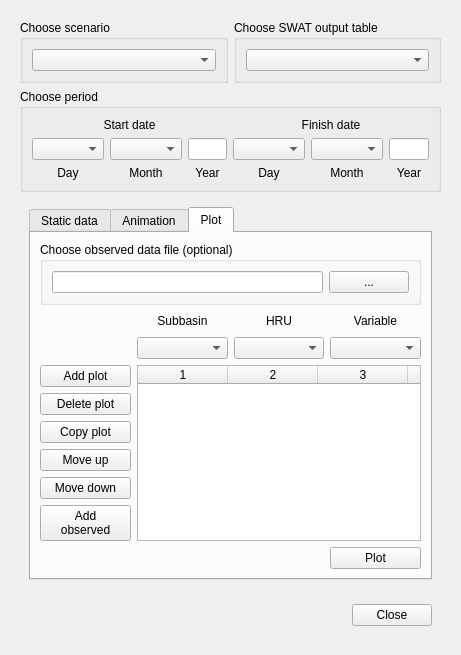
<?xml version="1.0" encoding="UTF-8"?>
<ui version="4.0">
 <class>VisualiseDialog</class>
 <widget class="QDialog" name="VisualiseDialog">
  <property name="geometry">
   <rect>
    <x>0</x>
    <y>0</y>
    <width>457</width>
    <height>634</height>
   </rect>
  </property>
  <property name="sizePolicy">
   <sizepolicy hsizetype="Preferred" vsizetype="Preferred">
    <horstretch>0</horstretch>
    <verstretch>0</verstretch>
   </sizepolicy>
  </property>
  <property name="minimumSize">
   <size>
    <width>0</width>
    <height>0</height>
   </size>
  </property>
  <property name="maximumSize">
   <size>
    <width>16777215</width>
    <height>16777215</height>
   </size>
  </property>
  <property name="windowTitle">
   <string>Visualise Results</string>
  </property>
  <property name="windowIcon">
   <iconset>
    <normaloff>:/plugins/qswat/QSWAT-Icon/QSWAT-Icon-SWAT-16.ico</normaloff>:/plugins/qswat/QSWAT-Icon/QSWAT-Icon-SWAT-16.ico</iconset>
  </property>
  <layout class="QGridLayout" name="gridLayout_3">
   <item row="0" column="0">
    <widget class="QWidget" name="widget" native="true">
     <layout class="QGridLayout" name="gridLayout_13">
      <item row="0" column="0">
       <widget class="QGroupBox" name="scenarioBox">
        <property name="title">
         <string>Choose scenario</string>
        </property>
        <layout class="QGridLayout" name="gridLayout_5">
         <item row="0" column="0">
          <widget class="QComboBox" name="scenariosCombo">
           <property name="minimumSize">
            <size>
             <width>126</width>
             <height>0</height>
            </size>
           </property>
          </widget>
         </item>
        </layout>
       </widget>
      </item>
      <item row="0" column="1">
       <widget class="QGroupBox" name="outputBox">
        <property name="title">
         <string>Choose SWAT output table</string>
        </property>
        <layout class="QGridLayout" name="gridLayout_6">
         <item row="0" column="0">
          <widget class="QComboBox" name="outputCombo">
           <property name="minimumSize">
            <size>
             <width>126</width>
             <height>0</height>
            </size>
           </property>
          </widget>
         </item>
        </layout>
       </widget>
      </item>
      <item row="2" column="0" colspan="2">
       <widget class="QWidget" name="widget_3" native="true">
        <property name="minimumSize">
         <size>
          <width>421</width>
          <height>391</height>
         </size>
        </property>
        <layout class="QGridLayout" name="gridLayout_12">
         <item row="0" column="0">
          <widget class="QTabWidget" name="tabWidget">
           <property name="sizePolicy">
            <sizepolicy hsizetype="Expanding" vsizetype="Expanding">
             <horstretch>0</horstretch>
             <verstretch>0</verstretch>
            </sizepolicy>
           </property>
           <property name="currentIndex">
            <number>2</number>
           </property>
           <widget class="QWidget" name="staticTab">
            <attribute name="title">
             <string>Static data</string>
            </attribute>
            <layout class="QGridLayout" name="gridLayout_16">
             <item row="0" column="0" colspan="2">
              <widget class="QGroupBox" name="resultsFileBox">
               <property name="sizePolicy">
                <sizepolicy hsizetype="Preferred" vsizetype="Preferred">
                 <horstretch>0</horstretch>
                 <verstretch>0</verstretch>
                </sizepolicy>
               </property>
               <property name="title">
                <string>Choose results shapefile</string>
               </property>
               <layout class="QGridLayout" name="gridLayout_8">
                <item row="0" column="0">
                 <widget class="QLineEdit" name="resultsFileEdit"/>
                </item>
                <item row="0" column="1">
                 <widget class="QPushButton" name="resultsFileButton">
                  <property name="text">
                   <string>...</string>
                  </property>
                 </widget>
                </item>
               </layout>
              </widget>
             </item>
             <item row="1" column="0" rowspan="3">
              <widget class="QGroupBox" name="variablesBox">
               <property name="title">
                <string>Choose variables</string>
               </property>
               <layout class="QGridLayout" name="gridLayout_15">
                <item row="0" column="1">
                 <widget class="QComboBox" name="variableCombo">
                  <property name="toolTip">
                   <string>Select variable to be added to list.</string>
                  </property>
                 </widget>
                </item>
                <item row="1" column="0">
                 <widget class="QPushButton" name="addButton">
                  <property name="toolTip">
                   <string>Add chosen variable to list.</string>
                  </property>
                  <property name="text">
                   <string>Add</string>
                  </property>
                 </widget>
                </item>
                <item row="1" column="1" rowspan="4">
                 <widget class="QListWidget" name="variableList">
                  <property name="font">
                   <font>
                    <family>MS Shell Dlg 2</family>
                   </font>
                  </property>
                  <property name="toolTip">
                   <string>List of variables to be included in results file.  One must be selected before you click Create.</string>
                  </property>
                  <property name="editTriggers">
                   <set>QAbstractItemView::NoEditTriggers</set>
                  </property>
                  <property name="showDropIndicator" stdset="0">
                   <bool>false</bool>
                  </property>
                 </widget>
                </item>
                <item row="2" column="0">
                 <widget class="QPushButton" name="allButton">
                  <property name="toolTip">
                   <string>Add all variables in current output table to list</string>
                  </property>
                  <property name="text">
                   <string>All</string>
                  </property>
                 </widget>
                </item>
                <item row="3" column="0">
                 <widget class="QPushButton" name="delButton">
                  <property name="toolTip">
                   <string>Delete selected variable from list.</string>
                  </property>
                  <property name="text">
                   <string>Del</string>
                  </property>
                 </widget>
                </item>
                <item row="4" column="0">
                 <widget class="QPushButton" name="clearButton">
                  <property name="toolTip">
                   <string>Remove all variables from the list.</string>
                  </property>
                  <property name="text">
                   <string>Clear</string>
                  </property>
                 </widget>
                </item>
               </layout>
              </widget>
             </item>
             <item row="1" column="1">
              <widget class="QGroupBox" name="summaryBox">
               <property name="title">
                <string>Choose summary</string>
               </property>
               <layout class="QGridLayout" name="gridLayout_14">
                <item row="0" column="0">
                 <widget class="QComboBox" name="summaryCombo">
                  <property name="minimumSize">
                   <size>
                    <width>126</width>
                    <height>0</height>
                   </size>
                  </property>
                 </widget>
                </item>
               </layout>
              </widget>
             </item>
             <item row="2" column="1">
              <spacer name="verticalSpacer">
               <property name="orientation">
                <enum>Qt::Vertical</enum>
               </property>
               <property name="sizeHint" stdset="0">
                <size>
                 <width>20</width>
                 <height>126</height>
                </size>
               </property>
              </spacer>
             </item>
             <item row="3" column="1">
              <widget class="QPushButton" name="saveButton">
               <property name="toolTip">
                <string>Write data to results shapefile and display summary values for selected variable.</string>
               </property>
               <property name="text">
                <string>Create</string>
               </property>
              </widget>
             </item>
             <item row="4" column="0" colspan="2">
              <widget class="QGroupBox" name="printGroup">
               <property name="title">
                <string>Print</string>
               </property>
               <layout class="QGridLayout" name="gridLayout_4">
                <item row="0" column="0">
                 <widget class="QRadioButton" name="landscapeButton">
                  <property name="text">
                   <string>Landscape</string>
                  </property>
                  <property name="checked">
                   <bool>true</bool>
                  </property>
                 </widget>
                </item>
                <item row="0" column="1">
                 <widget class="QRadioButton" name="portraitButton">
                  <property name="text">
                   <string>Portrait</string>
                  </property>
                 </widget>
                </item>
                <item row="0" column="2">
                 <widget class="QLabel" name="label_15">
                  <property name="toolTip">
                   <string>&lt;html&gt;&lt;head/&gt;&lt;body&gt;&lt;p&gt;The print composer can record 1, 2, 3, 4 or 6 maps, in landscape or portrait mode. If the number of maps is &lt;span style=&quot; font-style:italic;&quot;&gt;n, &lt;/span&gt;the first &lt;span style=&quot; font-style:italic;&quot;&gt;n &lt;/span&gt;maps in the Results group are used, whether visible or not. Visible maps in the Watershed group are included as background.&lt;/p&gt;&lt;/body&gt;&lt;/html&gt;</string>
                  </property>
                  <property name="text">
                   <string>Number of maps</string>
                  </property>
                 </widget>
                </item>
                <item row="0" column="3">
                 <widget class="QSpinBox" name="printCount">
                  <property name="minimum">
                   <number>1</number>
                  </property>
                  <property name="maximum">
                   <number>6</number>
                  </property>
                 </widget>
                </item>
                <item row="0" column="4">
                 <widget class="QPushButton" name="printButton">
                  <property name="toolTip">
                   <string>Create print composition.</string>
                  </property>
                  <property name="text">
                   <string>Print</string>
                  </property>
                 </widget>
                </item>
               </layout>
              </widget>
             </item>
            </layout>
           </widget>
           <widget class="QWidget" name="animationTab">
            <attribute name="title">
             <string>Animation</string>
            </attribute>
            <layout class="QGridLayout" name="gridLayout_9">
             <item row="0" column="0" colspan="8">
              <widget class="QGroupBox" name="animationSetup">
               <property name="title">
                <string>Set up animation</string>
               </property>
               <layout class="QHBoxLayout" name="horizontalLayout">
                <item>
                 <widget class="QRadioButton" name="newAnimation">
                  <property name="toolTip">
                   <string>Create new animation file</string>
                  </property>
                  <property name="text">
                   <string>New</string>
                  </property>
                  <property name="checked">
                   <bool>true</bool>
                  </property>
                 </widget>
                </item>
                <item>
                 <widget class="QRadioButton" name="currentAnimation">
                  <property name="toolTip">
                   <string>&lt;html&gt;&lt;head/&gt;&lt;body&gt;&lt;p&gt;Change sole or currently selected animation file&lt;/p&gt;&lt;/body&gt;&lt;/html&gt;</string>
                  </property>
                  <property name="text">
                   <string>Current</string>
                  </property>
                 </widget>
                </item>
                <item>
                 <widget class="QLabel" name="label_2">
                  <property name="text">
                   <string>Variable</string>
                  </property>
                 </widget>
                </item>
                <item>
                 <widget class="QComboBox" name="animationVariableCombo">
                  <property name="sizePolicy">
                   <sizepolicy hsizetype="MinimumExpanding" vsizetype="Fixed">
                    <horstretch>0</horstretch>
                    <verstretch>0</verstretch>
                   </sizepolicy>
                  </property>
                  <property name="toolTip">
                   <string>Select variable for animation</string>
                  </property>
                 </widget>
                </item>
               </layout>
              </widget>
             </item>
             <item row="1" column="2">
              <widget class="QLabel" name="calculateLabel">
               <property name="text">
                <string/>
               </property>
              </widget>
             </item>
             <item row="2" column="0" colspan="8">
              <widget class="QGroupBox" name="composeOptions">
               <property name="title">
                <string>Composer options</string>
               </property>
               <layout class="QHBoxLayout" name="horizontalLayout_3">
                <item>
                 <widget class="QRadioButton" name="composeLandscape">
                  <property name="text">
                   <string>Landscape</string>
                  </property>
                  <property name="checked">
                   <bool>true</bool>
                  </property>
                 </widget>
                </item>
                <item>
                 <widget class="QRadioButton" name="composePortrait">
                  <property name="text">
                   <string>Portrait</string>
                  </property>
                 </widget>
                </item>
                <item>
                 <widget class="QLabel" name="label_16">
                  <property name="toolTip">
                   <string>&lt;html&gt;&lt;head/&gt;&lt;body&gt;&lt;p&gt;The print composer can record 1, 2, 3, 4 or 6 maps, in landscape or portrait mode. If the number of maps is &lt;span style=&quot; font-style:italic;&quot;&gt;n, &lt;/span&gt;the first &lt;span style=&quot; font-style:italic;&quot;&gt;n &lt;/span&gt;maps in the Animations group are used, whether visible or not. Visible maps in the Watershed group are included as background.&lt;/p&gt;&lt;/body&gt;&lt;/html&gt;</string>
                  </property>
                  <property name="text">
                   <string>Number of maps</string>
                  </property>
                 </widget>
                </item>
                <item>
                 <widget class="QSpinBox" name="composeCount">
                  <property name="minimum">
                   <number>1</number>
                  </property>
                  <property name="maximum">
                   <number>6</number>
                  </property>
                 </widget>
                </item>
               </layout>
              </widget>
             </item>
             <item row="3" column="0" colspan="6">
              <spacer name="horizontalSpacer_2">
               <property name="orientation">
                <enum>Qt::Horizontal</enum>
               </property>
               <property name="sizeHint" stdset="0">
                <size>
                 <width>233</width>
                 <height>20</height>
                </size>
               </property>
              </spacer>
             </item>
             <item row="3" column="6">
              <widget class="QCommandLinkButton" name="playCommand">
               <property name="sizePolicy">
                <sizepolicy hsizetype="Fixed" vsizetype="Fixed">
                 <horstretch>0</horstretch>
                 <verstretch>0</verstretch>
                </sizepolicy>
               </property>
               <property name="minimumSize">
                <size>
                 <width>41</width>
                 <height>41</height>
                </size>
               </property>
               <property name="maximumSize">
                <size>
                 <width>41</width>
                 <height>41</height>
                </size>
               </property>
               <property name="toolTip">
                <string>Start button</string>
               </property>
               <property name="text">
                <string/>
               </property>
               <property name="icon">
                <iconset resource="resources.qrc">
                 <normaloff>:/QSWAT/play-24x24.png</normaloff>:/QSWAT/play-24x24.png</iconset>
               </property>
               <property name="iconSize">
                <size>
                 <width>24</width>
                 <height>24</height>
                </size>
               </property>
              </widget>
             </item>
             <item row="3" column="7">
              <widget class="QCommandLinkButton" name="pauseCommand">
               <property name="sizePolicy">
                <sizepolicy hsizetype="Fixed" vsizetype="Fixed">
                 <horstretch>0</horstretch>
                 <verstretch>0</verstretch>
                </sizepolicy>
               </property>
               <property name="minimumSize">
                <size>
                 <width>41</width>
                 <height>41</height>
                </size>
               </property>
               <property name="maximumSize">
                <size>
                 <width>41</width>
                 <height>41</height>
                </size>
               </property>
               <property name="toolTip">
                <string>Pause button</string>
               </property>
               <property name="text">
                <string/>
               </property>
               <property name="icon">
                <iconset resource="resources.qrc">
                 <normaloff>:/QSWAT/pause-24x24.png</normaloff>:/QSWAT/pause-24x24.png</iconset>
               </property>
               <property name="iconSize">
                <size>
                 <width>24</width>
                 <height>24</height>
                </size>
               </property>
              </widget>
             </item>
             <item row="3" column="8">
              <widget class="QCommandLinkButton" name="rewindCommand">
               <property name="sizePolicy">
                <sizepolicy hsizetype="Fixed" vsizetype="Fixed">
                 <horstretch>0</horstretch>
                 <verstretch>0</verstretch>
                </sizepolicy>
               </property>
               <property name="minimumSize">
                <size>
                 <width>41</width>
                 <height>41</height>
                </size>
               </property>
               <property name="maximumSize">
                <size>
                 <width>41</width>
                 <height>41</height>
                </size>
               </property>
               <property name="toolTip">
                <string>Rewind button</string>
               </property>
               <property name="text">
                <string/>
               </property>
               <property name="icon">
                <iconset resource="resources.qrc">
                 <normaloff>:/QSWAT/rewind-24x24.png</normaloff>:/QSWAT/rewind-24x24.png</iconset>
               </property>
               <property name="iconSize">
                <size>
                 <width>24</width>
                 <height>24</height>
                </size>
               </property>
              </widget>
             </item>
             <item row="4" column="0" colspan="9">
              <widget class="QLabel" name="dateLabel">
               <property name="text">
                <string>Date</string>
               </property>
               <property name="alignment">
                <set>Qt::AlignCenter</set>
               </property>
              </widget>
             </item>
             <item row="5" column="0" colspan="9">
              <widget class="QSlider" name="slider">
               <property name="toolTip">
                <string>Slider to control currently diplayed date and data.  
Slider may be driven automatically at set speed by clicking start button. 
Can also be controlled manually by dragging or by using left and right arrows on keyboard.</string>
               </property>
               <property name="minimum">
                <number>1</number>
               </property>
               <property name="sliderPosition">
                <number>1</number>
               </property>
               <property name="orientation">
                <enum>Qt::Horizontal</enum>
               </property>
               <property name="tickPosition">
                <enum>QSlider::TicksBelow</enum>
               </property>
              </widget>
             </item>
             <item row="6" column="7">
              <widget class="QLabel" name="label">
               <property name="text">
                <string>Speed</string>
               </property>
              </widget>
             </item>
             <item row="6" column="8">
              <widget class="QSpinBox" name="spinBox">
               <property name="toolTip">
                <string>Change speed of animation.  Larger numbers mean increased speed.</string>
               </property>
               <property name="minimum">
                <number>1</number>
               </property>
               <property name="maximum">
                <number>100</number>
               </property>
              </widget>
             </item>
             <item row="7" column="0">
              <widget class="QPushButton" name="recordButton">
               <property name="toolTip">
                <string>&lt;html&gt;&lt;head/&gt;&lt;body&gt;&lt;p&gt;When green, click to set the animation in recording mode.&lt;/p&gt;&lt;p&gt;When red, click to stop recording and create an animated GIF of the animation frames recorded since the button was last green.&lt;/p&gt;&lt;/body&gt;&lt;/html&gt;</string>
               </property>
               <property name="styleSheet">
                <string notr="true">background-color: green</string>
               </property>
               <property name="text">
                <string notr="true"/>
               </property>
              </widget>
             </item>
             <item row="7" column="1" colspan="3">
              <widget class="QLabel" name="recordLabel">
               <property name="text">
                <string>Start recording</string>
               </property>
              </widget>
             </item>
             <item row="7" column="4">
              <widget class="QPushButton" name="playButton">
               <property name="toolTip">
                <string>Play the latest animated GIF recording in the default player.
</string>
               </property>
               <property name="text">
                <string>Play</string>
               </property>
              </widget>
             </item>
             <item row="7" column="5" colspan="3">
              <widget class="QLabel" name="label_14">
               <property name="text">
                <string>Play recording</string>
               </property>
              </widget>
             </item>
             <item row="1" column="0" colspan="2">
              <widget class="QGroupBox" name="groupBox">
               <property name="sizePolicy">
                <sizepolicy hsizetype="Preferred" vsizetype="Preferred">
                 <horstretch>0</horstretch>
                 <verstretch>0</verstretch>
                </sizepolicy>
               </property>
               <property name="minimumSize">
                <size>
                 <width>200</width>
                 <height>0</height>
                </size>
               </property>
               <property name="title">
                <string>Animation mode</string>
               </property>
               <layout class="QHBoxLayout" name="horizontalLayout_2">
                <item>
                 <widget class="QRadioButton" name="canvasAnimation">
                  <property name="sizePolicy">
                   <sizepolicy hsizetype="Minimum" vsizetype="Fixed">
                    <horstretch>0</horstretch>
                    <verstretch>0</verstretch>
                   </sizepolicy>
                  </property>
                  <property name="toolTip">
                   <string>Animation will be shown in map canvas, using sole or currently selected animation file</string>
                  </property>
                  <property name="text">
                   <string>Map canvas</string>
                  </property>
                  <property name="checked">
                   <bool>true</bool>
                  </property>
                 </widget>
                </item>
                <item>
                 <widget class="QRadioButton" name="printAnimation">
                  <property name="sizePolicy">
                   <sizepolicy hsizetype="Minimum" vsizetype="Fixed">
                    <horstretch>0</horstretch>
                    <verstretch>0</verstretch>
                   </sizepolicy>
                  </property>
                  <property name="toolTip">
                   <string>Animation frames mayl be created as print composition, provided you also record the animation.</string>
                  </property>
                  <property name="text">
                   <string>Print composer</string>
                  </property>
                 </widget>
                </item>
               </layout>
              </widget>
             </item>
            </layout>
           </widget>
           <widget class="QWidget" name="tab">
            <attribute name="title">
             <string>Plot</string>
            </attribute>
            <layout class="QGridLayout" name="gridLayout_17">
             <item row="0" column="0" colspan="4">
              <widget class="QGroupBox" name="observedFileBox">
               <property name="title">
                <string>Choose observed data file (optional)</string>
               </property>
               <layout class="QGridLayout" name="gridLayout">
                <item row="0" column="0">
                 <widget class="QLineEdit" name="observedFileEdit"/>
                </item>
                <item row="0" column="1">
                 <widget class="QPushButton" name="observedFileButton">
                  <property name="text">
                   <string>...</string>
                  </property>
                 </widget>
                </item>
               </layout>
              </widget>
             </item>
             <item row="1" column="1">
              <widget class="QLabel" name="label_11">
               <property name="text">
                <string>Subbasin</string>
               </property>
               <property name="alignment">
                <set>Qt::AlignCenter</set>
               </property>
              </widget>
             </item>
             <item row="1" column="2">
              <widget class="QLabel" name="label_12">
               <property name="text">
                <string>HRU</string>
               </property>
               <property name="alignment">
                <set>Qt::AlignCenter</set>
               </property>
              </widget>
             </item>
             <item row="1" column="3">
              <widget class="QLabel" name="label_13">
               <property name="text">
                <string>Variable</string>
               </property>
               <property name="alignment">
                <set>Qt::AlignCenter</set>
               </property>
              </widget>
             </item>
             <item row="2" column="1">
              <widget class="QComboBox" name="subPlot">
               <property name="toolTip">
                <string>Select a subbasin for the currently selected plot.</string>
               </property>
              </widget>
             </item>
             <item row="2" column="2">
              <widget class="QComboBox" name="hruPlot">
               <property name="toolTip">
                <string>If the currently selected plut is for the hru table, select the HRU within the plot's subbasin.</string>
               </property>
              </widget>
             </item>
             <item row="2" column="3">
              <widget class="QComboBox" name="variablePlot">
               <property name="toolTip">
                <string>Select the current plot's variable.</string>
               </property>
              </widget>
             </item>
             <item row="3" column="0">
              <widget class="QPushButton" name="addPlot">
               <property name="toolTip">
                <string>Add a plot using the current scenario, ouput table, subbasin, HRU and variables.</string>
               </property>
               <property name="text">
                <string>Add plot</string>
               </property>
              </widget>
             </item>
             <item row="3" column="1" rowspan="6" colspan="3">
              <widget class="QTableWidget" name="tableWidget">
               <property name="horizontalScrollBarPolicy">
                <enum>Qt::ScrollBarAlwaysOff</enum>
               </property>
               <property name="editTriggers">
                <set>QAbstractItemView::NoEditTriggers</set>
               </property>
               <property name="tabKeyNavigation">
                <bool>false</bool>
               </property>
               <property name="showDropIndicator" stdset="0">
                <bool>false</bool>
               </property>
               <property name="dragDropOverwriteMode">
                <bool>false</bool>
               </property>
               <property name="cornerButtonEnabled">
                <bool>false</bool>
               </property>
               <property name="columnCount">
                <number>5</number>
               </property>
               <attribute name="horizontalHeaderDefaultSectionSize">
                <number>90</number>
               </attribute>
               <attribute name="verticalHeaderVisible">
                <bool>false</bool>
               </attribute>
               <attribute name="verticalHeaderDefaultSectionSize">
                <number>23</number>
               </attribute>
               <column/>
               <column/>
               <column/>
               <column/>
               <column/>
              </widget>
             </item>
             <item row="4" column="0">
              <widget class="QPushButton" name="deletePlot">
               <property name="toolTip">
                <string>Delete the currently selected plot.</string>
               </property>
               <property name="text">
                <string>Delete plot</string>
               </property>
              </widget>
             </item>
             <item row="5" column="0">
              <widget class="QPushButton" name="copyPlot">
               <property name="toolTip">
                <string>Copy the current selected plot.</string>
               </property>
               <property name="text">
                <string>Copy plot</string>
               </property>
              </widget>
             </item>
             <item row="6" column="0">
              <widget class="QPushButton" name="upPlot">
               <property name="toolTip">
                <string>Move the selected plot up 1 place.</string>
               </property>
               <property name="text">
                <string>Move up</string>
               </property>
              </widget>
             </item>
             <item row="7" column="0">
              <widget class="QPushButton" name="downPlot">
               <property name="toolTip">
                <string>Move the selected plot down 1 place.</string>
               </property>
               <property name="text">
                <string>Move down</string>
               </property>
              </widget>
             </item>
             <item row="8" column="0">
              <widget class="QPushButton" name="addObserved">
               <property name="toolTip">
                <string>Add a plot from the obeserved data file.</string>
               </property>
               <property name="text">
                <string>Add 
observed</string>
               </property>
              </widget>
             </item>
             <item row="9" column="3">
              <widget class="QPushButton" name="plotButton">
               <property name="toolTip">
                <string>Save the data for the plots in the table in a comma-separated values (csv)  file and open SWATGraph on the csv file.</string>
               </property>
               <property name="text">
                <string>Plot</string>
               </property>
              </widget>
             </item>
            </layout>
           </widget>
          </widget>
         </item>
        </layout>
       </widget>
      </item>
      <item row="3" column="0" colspan="2">
       <widget class="QWidget" name="widget_2" native="true">
        <layout class="QGridLayout" name="gridLayout_7">
         <item row="0" column="0">
          <spacer name="horizontalSpacer">
           <property name="orientation">
            <enum>Qt::Horizontal</enum>
           </property>
           <property name="sizeHint" stdset="0">
            <size>
             <width>321</width>
             <height>20</height>
            </size>
           </property>
          </spacer>
         </item>
         <item row="0" column="1">
          <widget class="QPushButton" name="closeButton">
           <property name="text">
            <string>Close</string>
           </property>
           <property name="autoDefault">
            <bool>false</bool>
           </property>
          </widget>
         </item>
        </layout>
       </widget>
      </item>
      <item row="1" column="0" colspan="2">
       <widget class="QGroupBox" name="periodBox">
        <property name="title">
         <string>Choose period</string>
        </property>
        <layout class="QGridLayout" name="gridLayout_2">
         <item row="0" column="3" colspan="3">
          <widget class="QLabel" name="label_4">
           <property name="toolTip">
            <string>The finish date defaults to the earliest finish date amongst the scenarios chosen, but can be set to an  earlier date by the user.</string>
           </property>
           <property name="text">
            <string>Finish date</string>
           </property>
           <property name="alignment">
            <set>Qt::AlignCenter</set>
           </property>
          </widget>
         </item>
         <item row="1" column="0">
          <widget class="QComboBox" name="startDay">
           <property name="maxVisibleItems">
            <number>31</number>
           </property>
          </widget>
         </item>
         <item row="1" column="1">
          <widget class="QComboBox" name="startMonth">
           <property name="maxVisibleItems">
            <number>12</number>
           </property>
          </widget>
         </item>
         <item row="1" column="2">
          <widget class="QLineEdit" name="startYear">
           <property name="inputMethodHints">
            <set>Qt::ImhNone</set>
           </property>
          </widget>
         </item>
         <item row="1" column="3">
          <widget class="QComboBox" name="finishDay">
           <property name="maxVisibleItems">
            <number>31</number>
           </property>
          </widget>
         </item>
         <item row="1" column="4">
          <widget class="QComboBox" name="finishMonth">
           <property name="currentIndex">
            <number>-1</number>
           </property>
           <property name="maxVisibleItems">
            <number>12</number>
           </property>
          </widget>
         </item>
         <item row="1" column="5">
          <widget class="QLineEdit" name="finishYear">
           <property name="inputMethodHints">
            <set>Qt::ImhNone</set>
           </property>
          </widget>
         </item>
         <item row="2" column="0">
          <widget class="QLabel" name="label_5">
           <property name="text">
            <string>Day</string>
           </property>
           <property name="alignment">
            <set>Qt::AlignCenter</set>
           </property>
          </widget>
         </item>
         <item row="2" column="1">
          <widget class="QLabel" name="label_7">
           <property name="text">
            <string>Month</string>
           </property>
           <property name="alignment">
            <set>Qt::AlignCenter</set>
           </property>
          </widget>
         </item>
         <item row="2" column="2">
          <widget class="QLabel" name="label_9">
           <property name="text">
            <string>Year</string>
           </property>
           <property name="alignment">
            <set>Qt::AlignCenter</set>
           </property>
          </widget>
         </item>
         <item row="2" column="3">
          <widget class="QLabel" name="label_6">
           <property name="text">
            <string>Day</string>
           </property>
           <property name="alignment">
            <set>Qt::AlignCenter</set>
           </property>
          </widget>
         </item>
         <item row="2" column="4">
          <widget class="QLabel" name="label_8">
           <property name="text">
            <string>Month</string>
           </property>
           <property name="alignment">
            <set>Qt::AlignCenter</set>
           </property>
          </widget>
         </item>
         <item row="2" column="5">
          <widget class="QLabel" name="label_10">
           <property name="text">
            <string>Year</string>
           </property>
           <property name="alignment">
            <set>Qt::AlignCenter</set>
           </property>
          </widget>
         </item>
         <item row="0" column="0" colspan="3">
          <widget class="QLabel" name="label_3">
           <property name="toolTip">
            <string>The start date defaults to the latest start date amongst the scenarios chosen, but can be set to a  later date by the user.</string>
           </property>
           <property name="text">
            <string>Start date</string>
           </property>
           <property name="alignment">
            <set>Qt::AlignCenter</set>
           </property>
          </widget>
         </item>
        </layout>
       </widget>
      </item>
     </layout>
    </widget>
   </item>
  </layout>
 </widget>
 <resources>
  <include location="resources.qrc"/>
 </resources>
 <connections/>
</ui>
